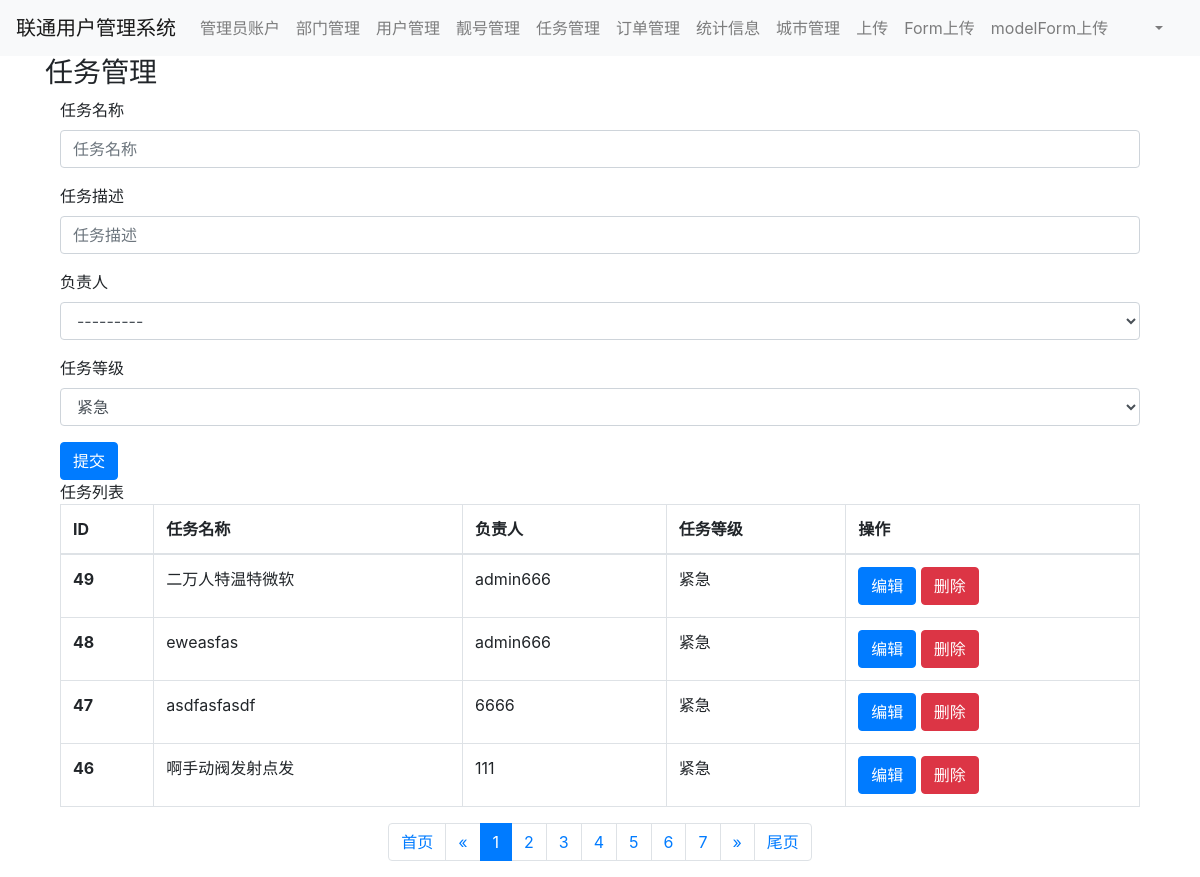
The page /task/list/ (signed in) on the database its author committed.
### app01/models.py (models this page shows, shortened)
class Task(models.Model):
    level_choices = (
        (1, "紧急"),
        (2, "重要"),
        (3, "临时"),
    )
    title = models.CharField(verbose_name="任务名称", max_length=64)
    detail = models.TextField(verbose_name="任务描述")
    user = models.ForeignKey(
        verbose_name="负责人", to="Admin", to_field="id", on_delete=models.CASCADE
    )
    level = models.SmallIntegerField(
        verbose_name="任务等级", choices=level_choices, default=1
    )

class Admin(models.Model):
    username = models.CharField(verbose_name="用户名", max_length=32)
    password = models.CharField(
        verbose_name="密码",
        max_length=64,
    )
    def __str__(self):
        return self.username

### app01/views.py (the view)
# urls.py: path("task/list/", views.task_list),
def task_list(request):
    form = forms.TaskModelForm()
    query_set = models.Task.objects.all().order_by("-id")
    page_object = Pagination(request, queryset=query_set, page_size=4, plus=3)
    page_queryset = page_object.page_queryset
    page_string = page_object.gennerate_html()
    context = {
        "form": form,
        "task_list": page_queryset,
        "page_string": page_string,
    }
    return render(request, "task_list.html", context=context)

### app01/forms.py
class TaskModelForm(BaseModelForm):
    class Meta:
        model = models.Task
        fields = "__all__"
        widgets = {"detail": forms.TextInput}

### app01/templates/task_list.html (shortened to what this page needs)
{% extends "base.html" %}
{% block content %}
    <div class="container">
        <div class="panel panel-default">
            <div class="panel-heading">
                <h3 class="panel-title">任务管理</h3>
            </div>
            <div class="panel-body">
                <div class="container">
                    <form id="form_add" style="margin-bottom: 10px">
                        {% for field in form %}
                            <div class="form-group">
                                <label>{{ field.label }}</label>
                                {{ field }}
                            </div>
                        {% endfor %}
                    </form>
                    <div class="col-xs-12">
                        <button class="btn btn-primary" type="submit" id="btn_add">提交</button>
                    </div>
                </div>
                <div class="container">
                    <div class="panel panel-default">
                        <div class="panel-heading">
                            任务列表
                        </div>
                        <table class="table table-bordered">
                            <thead>
                            <tr>
                                <th>ID</th>
                                <th>任务名称</th>
                                <th>负责人</th>
                                <th>任务等级</th>
                                <th>操作</th>
                            </tr>
                            </thead>
                            <tbody>
                            {% for object in task_list %}
                                <tr>
                                    <th scope="row">{{ object.id }}</th>
                                    <td>{{ object.title }}</td>
                                    <td>{{ object.user.username }}</td>
                                    <td>{{ object.get_level_display }}</td>
                                    <td>
                                        <a class="btn btn-primary btn-xs"
                                           href="#">编辑</a>
                                        <a class=" btn btn-danger btn-xs"
                                           href="#">删除</a>
                                    </td>
                                </tr>
                            {% endfor %}
                            </tbody>
                        </table>
                    </div>
                    {{ page_string }}
                </div>
            </div>
        </div>
    </div>
{% endblock %}

### rows shown on the page
Task: id "49", title "二万人特温特微软", user.username "admin666", level "紧急"
Task: id "48", title "eweasfas", user.username "admin666", level "紧急"
Task: id "47", title "asdfasfasdf", user.username "6666", level "紧急"
Task: id "46", title "啊手动阀发射点发", user.username "111", level "紧急"

### other values the page prints
{{ field.label }} "任务名称" "任务描述" "负责人" "任务等级"
{{ page_string }} "首页 « 1 2 3 4 5 6 7 » 尾页"
